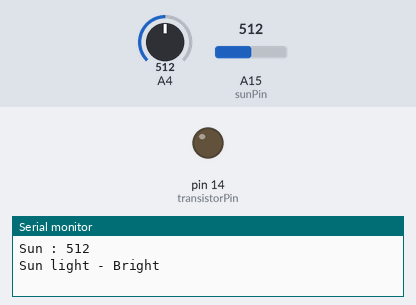
Simulated run of this sketch. Board: Arduino Mega 2560, built with avr-gcc and run on an emulated ATmega2560. Parts: output pins drawn as LEDs (lit = HIGH), the last lines printed to the serial monitor. Inputs (shaded band) come from the test bench; at power-on: A4 = 512, A15 (sunPin) = 512.

Above: at 2.5 s.
At 7.5 s:
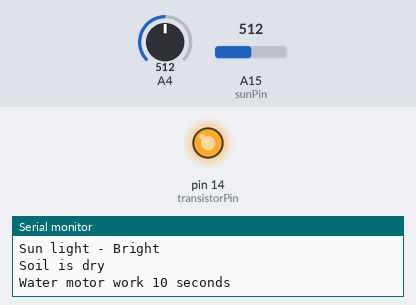
Timing chart, 0 to 19.6 s (numbered marks = the images above):
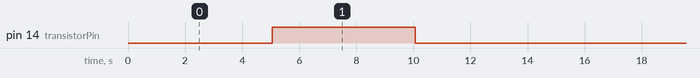

Measured:
- by itself, pin 14 (transistorPin): alternates HIGH for 5.0 s and LOW for 10.0 s

The sketch:

final2.ino
```cpp
// const int waterPin = 11;
#include "DHT.h"
#define DHTPIN 21
#define DHTTYPE DHT11
DHT dht(DHTPIN, DHTTYPE);


const int soilPin = 20;
int transistorPin = 14;
const int sunPin = 15;


  // the setup() method runs once, when the sketch starts

// HC-05 setup
#define rxPin 7 // Teensy pin 7 <--> HC-05 Tx
#define txPin 8 // Teensy pin 8 <--> HC-05 Rx

void  setup() {
  // initialize the digital pin as an output.
  // pinMode(waterPin, OUTPUT);
  pinMode(transistorPin, OUTPUT);
  Serial.begin(9600);
  Serial1.begin(9600); // Default communication rate of the Bluetooth module
  Serial.println(F("DHT-11 all setted"));
  dht.begin();

}

void loop() {
  int sunLightValue = analogRead(sunPin);
  int soilValue = analogRead(soilPin);

  // float h = dht.readHumidity();
  // float t = dht.readTemperature();

  const float h = 59.00;
  const float t = 32.0;

  if (isnan(h) || isnan(t)) {
    Serial.println(F("Failed to read from DHT sensor!"));
    return;
  }

  Serial.print(F("Humidity: "));
  Serial.print(h);
  Serial.print(F("%  Temperature: "));
  Serial.print(t);
  Serial.print(F("°C "));

  if (t >= 30){
    Serial.print("Weather is very hot");
    // Serial1.print("Weather_is_hot");
  } else {
    Serial.println("Weather is ok!");
  }


  Serial.print(" Soil : ");
  Serial.println(soilValue);

  Serial.print("Sun : ");
  Serial.println(sunLightValue);

  if (sunLightValue < 10) {
    Serial.println("Sun light - Dark");
    delay(5000);
  } else if (sunLightValue < 200) {
    Serial.println("Sun light - Dim");
    delay(5000);
  } else if (sunLightValue < 500) {
    Serial.println("Sun light - Light");
    delay(5000);
  } else {
    Serial.println("Sun light - Bright");
    // Serial1.println("Sun_light_Bright");
    delay(5000);
  }


  if (soilValue >= 600) {

    Serial.println("Soil is good");
    Serial1.println("Soil_is_good");
    // digitalWrite(waterPin, HIGH);  // set the LED on
    delay(30000);
    //digitalWrite(waterPin, LOW);   // set the LED off
    digitalWrite(transistorPin, LOW); // Turn the transistor ON
    delay(120000);  // wait for a secon

  } else {

    Serial.println("Soil is dry");
    Serial1.println("Soil_is_dry");
    // digitalWrite(waterPin, HIGH);  // set the LED on
    digitalWrite(transistorPin, HIGH); // Turn the transistor ON

    if (sunLightValue> 900 || t>30){
      Serial.print("Water motor work 10 seconds");
      delay(5000);                 // wait for a second

    } else {
      Serial.print("Water motor work 5 seconds");
      delay(5000);

    }

    // digitalWrite(waterPin, LOW);  // set the LED on
    digitalWrite(transistorPin, LOW); // Turn the transistor ON
    delay(5000);
    // 1000 one second
    // 120000 2 miuntes
    // 180000 3 miuntes

  }
}
```
